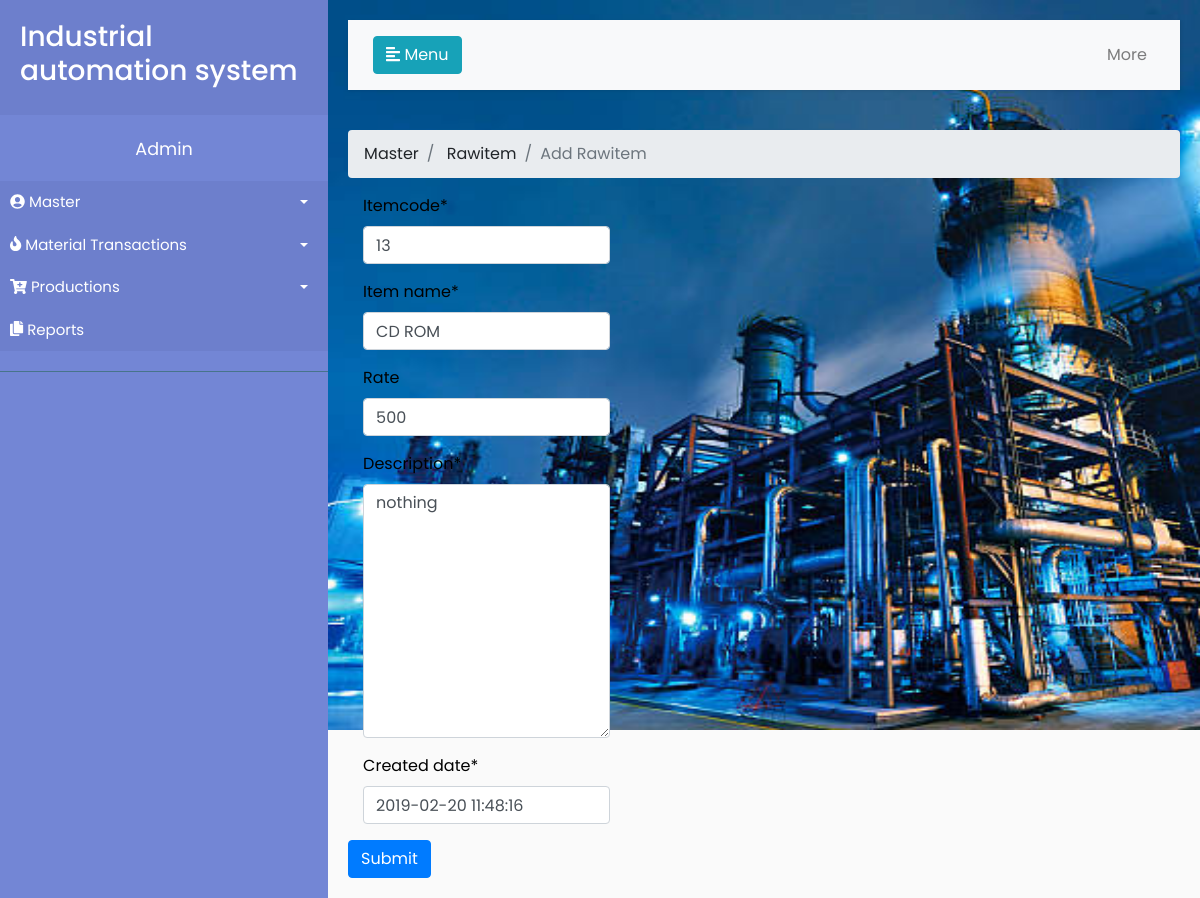
/material-transaction/raw_item/2/edit, run on the app's committed database.
### material_transaction/models.py (models this page shows, shortened)
class Rawitem(models.Model):
	itemcode = models.CharField(max_length=50)
	item_name = models.CharField(max_length=10)
	rate = models.PositiveIntegerField(blank=True)
	description = models.TextField()
	created_date = models.DateTimeField(default=timezone.now)

### material_transaction/views.py (the view)
# urls.py: path('raw_item/<int:pk>/edit', views.editrawitem, name='editrawitem'),
def editrawitem(request, pk):
	rawitem = get_object_or_404(Rawitem, pk=pk)
	if request.method == "POST":
		form = RawitemForm(request.POST, instance=rawitem)
		if form.is_valid():
			form.save()
			return redirect('raw_item_master')
	else:
		form = RawitemForm(instance=rawitem)
	return render(request, 'material/newrawitem.html', {'form': form})

### material_transaction/forms.py
class RawitemForm(forms.ModelForm):
	class Meta:
		model = Rawitem
		fields = '__all__'

### material_transaction/templates/material/newrawitem.html (shortened to what this page needs)
{% extends 'base.html' %}
{% load crispy_forms_tags %}
 {% block content %}
 <nav aria-label="breadcrumb">
  <ol class="breadcrumb">
    <li class="breadcrumb-item"><a href="{% url 'master' %}"> Master</a></li>
    <li class="breadcrumb-item"><a href="{% url 'raw_item_master' %}"> Rawitem</a></li>
    <li class="breadcrumb-item active" aria-current="page">Add Rawitem</li>
  </ol>
</nav>
 <form method=POST>
    <div style="color:black;" class="col-md-4">
    {{ form|crispy }}
</div>
 <button type="submit" class="btn btn-primary">Submit</button>
            </form>
{% endblock %}

### master/static/css/style.css (style rules this page uses)
body { font-family: 'Poppins', sans-serif; background: #fafafa; }
a, a:hover, a:focus { color: inherit; text-decoration: none; transition: all 0.3s; }
i, span { display: inline-block; }

### data on the page
Rawitem: itemcode "13", item_name "CD ROM", rate "500", description "nothing", created_date "2019-02-20 11:48:16"
